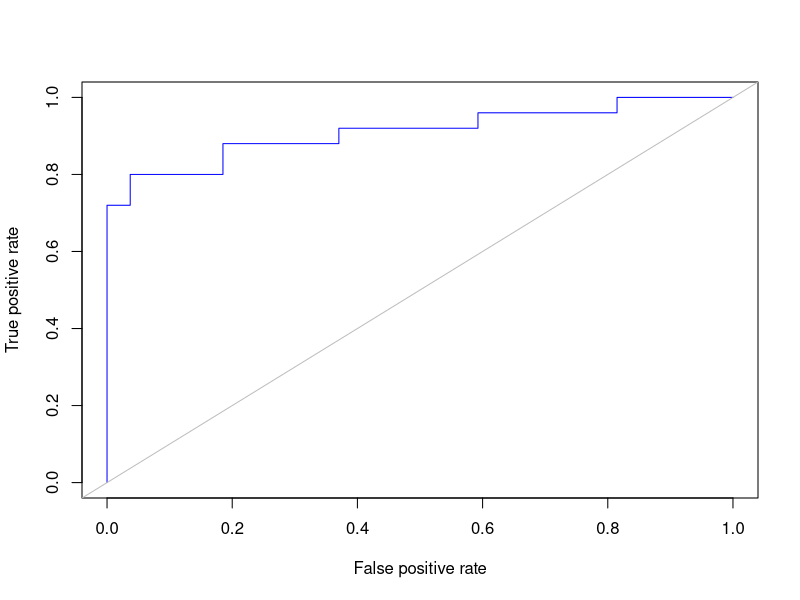

Source code (R):
rm(list=ls())

traffic = read.csv("traffic.txt")
library(e1071)


#Without Laplace Smoothing
model <- naiveBayes(HighTraffic ~ . , data = traffic)
print(model)

trvalue <- data.frame(Weather=factor("Hot", levels(traffic$Weather)), Day = factor("Vacation", levels(traffic$Day)))

predict(model,trvalue)

predict(model,trvalue, type = "raw")

#With Laplace Smoothing
model <- naiveBayes(HighTraffic ~ . , data = traffic, laplace = 1)
print(model)

trvalue <- data.frame(Weather = factor("Hot", levels(traffic$Weather)), Day = factor("Weekend", levels(traffic$Day)))
predict(model,trvalue)
predict(model,trvalue, type = "raw")


#ROC
data(HouseVotes84, package = "mlbench")
votes = na.omit(HouseVotes84)

library(e1071)
library(MLmetrics)
library(ROCR)

trainingdata = votes[1:180,]
testingdata = votes[181:232,]

model <- naiveBayes(Class ~ ., data=trainingdata)
xtest = testingdata[,-1]
ytest = testingdata[,1]

pred = predict(model,xtest)
predprob = predict(model,xtest, type = "raw")

ConfusionMatrix(pred,ytest)
Precision(ytest,pred,"democrat")
Recall(ytest,pred,"democrat")

pred_obj = prediction(predprob[,1], ytest, label.ordering = c("republican","democrat"))
ROCcurve <- performance(pred_obj,"tpr","fpr")

plot(ROCcurve, col = "blue")
abline(0,1, col = "grey")

performance(pred_obj, "auc")
